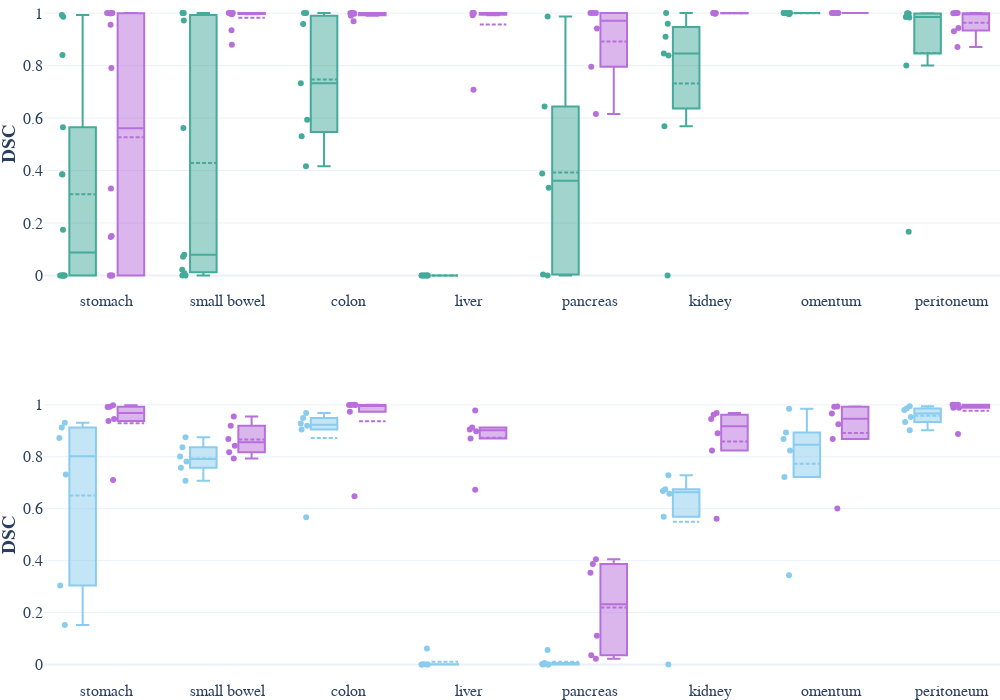

The notebook cell this image was saved under:
### Code cell
fig = make_subplots(
    rows=2,
    cols=1,
    shared_xaxes=True,
    vertical_spacing=0.15,
)

metric_name = "dice_metric"
network_renaming = {
    "baseline_pig": "baseline",
    "baseline_rat": "baseline",
    "projected-ICG_rat2pig": "xeno-learning",
    "projected-ICG_pig2rat": "xeno-learning",
}


def add_species(species: str, row: int, col: int) -> go.Figure:
    for network in df["network"].unique():
        if "baseline" in network:
            color = settings_species.species_colors[species]
        else:
            color = settings_species.xeno_learning_color

        network_short = network_renaming.get(network, network)

        for l, label_name in enumerate(df["label_name"].unique()):
            df_label = df[(df["species"] == species) & (df["label_name"] == label_name) & (df["network"] == network)]
            fig.add_trace(
                go.Box(
                    y=df_label[metric_name],
                    x=[settings_rat.labels_paper_renaming.get(label_name, label_name)] * len(df_label[metric_name]),
                    offsetgroup=network_short,
                    text=df_label["label_name"],
                    boxpoints="all",
                    boxmean=True,
                    name=network_short,
                    marker_color=color,
                    hovertext=df_label["subject_name"],
                    legendgroup=network_short,
                    showlegend=False,
                ),
                row=row,
                col=col,
            )

    return fig


add_species("pig", row=1, col=1)
add_species("rat", row=2, col=1)

fig.update_annotations(xanchor="left", x=0)
fig.update_yaxes(title_standoff=12)
fig.update_yaxes(tickfont=dict(size=16))
fig.update_xaxes(tickfont=dict(size=16))
xmin = -0.52
xmax = len(settings_species.icg_labels) - 0.6
fig.update_layout(
    yaxis_range=[-0.05, 1.05],
    xaxis_range=[xmin, xmax],
    xaxis_autorangeoptions_minallowed=xmin,
    xaxis_autorangeoptions_maxallowed=xmax,
)
fig.update_layout(boxmode="group", boxgap=0.2, boxgroupgap=0.45)
fig.update_layout(legend=dict(orientation="h", yanchor="bottom", y=1.01, xanchor="center", x=0.5))
fig.update_layout(
    template="plotly_white",
    height=700,
    width=1000,
    font_family="Libertinus Sans",
    font_size=16,
    margin=dict(l=0, r=0, b=0, t=0),
)
fig.update_xaxes(showticklabels=True)
fig.update_yaxes(title="<b>DSC</b>", title_standoff=10)
fig.write_image(settings_species.paper_dir / "icg_performance.pdf")
fig

### Figure 1 — Plotly figure (JSON) as saved in the notebook; plotly's stock layout.template omitted (floating-point values rounded to 4 significant figures)
{"data": [{"boxmean": true, "boxpoints": "all", "hovertext": ["P005", "P113", "P105", "P104", "P102", "P101", "P076", "P027", "P025", "P103", "P013", "P008", "P007", "P006"], "legendgroup": "baseline", "marker": {"color": "#44AA99"}, "name": "baseline", "offsetgroup": "baseline", "showlegend": false, "text": ["stomach", "stomach", "stomach", "stomach", "stomach", "stomach", "stomach", "stomach", "stomach", "stomach", "stomach", "stomach", "stomach", "stomach"], "type": "box", "x": ["stomach", "stomach", "stomach", "stomach", "stomach", "stomach", "stomach", "stomach", "stomach", "stomach", "stomach", "stomach", "stomach", "stomach"], "xaxis": "x", "y": [0.0, 0.1746, 0.5649, 0.8403, 0.9928, 0.3858, 0.3847, 0.0, 0.0, 0.9862, 0.0, 0.0, 0.0, 0.0], "yaxis": "y"}, {"boxmean": true, "boxpoints": "all", "hovertext": ["P014", "P103", "P105", "P102", "P013", "P005", "P113", "P104", "P006", "P101", "P076"], "legendgroup": "baseline", "marker": {"color": "#44AA99"}, "name": "baseline", "offsetgroup": "baseline", "showlegend": false, "text": ["small_bowel", "small_bowel", "small_bowel", "small_bowel", "small_bowel", "small_bowel", "small_bowel", "small_bowel", "small_bowel", "small_bowel", "small_bowel"], "type": "box", "x": ["small bowel", "small bowel", "small bowel", "small bowel", "small bowel", "small bowel", "small bowel", "small bowel", "small bowel", "small bowel", "small bowel"], "xaxis": "x", "y": [1.0, 0.5621, 0.02212, 0.07895, 1.0, 0.9715, 0.07162, 0.0, 1.0, 0.0, 0.008384], "yaxis": "y"}, {"boxmean": true, "boxpoints": "all", "hovertext": ["P101", "P076", "P105", "P113", "P103", "P104", "P102"], "legendgroup": "baseline", "marker": {"color": "#44AA99"}, "name": "baseline", "offsetgroup": "baseline", "showlegend": false, "text": ["colon", "colon", "colon", "colon", "colon", "colon", "colon"], "type": "box", "x": ["colon", "colon", "colon", "colon", "colon", "colon", "colon"], "xaxis": "x", "y": [1.0, 0.4162, 1.0, 0.7322, 0.5939, 0.9582, 0.5305], "yaxis": "y"}, {"boxmean": true, "boxpoints": "all", "hovertext": ["P102", "P105", "P103", "P113", "P101", "P076", "P104"], "legendgroup": "baseline", "marker": {"color": "#44AA99"}, "name": "baseline", "offsetgroup": "baseline", "showlegend": false, "text": ["liver", "liver", "liver", "liver", "liver", "liver", "liver"], "type": "box", "x": ["liver", "liver", "liver", "liver", "liver", "liver", "liver"], "xaxis": "x", "y": [0.0, 0.0, 0.0, 0.0, 0.0, 0.0, 0.0], "yaxis": "y"}, {"boxmean": true, "boxpoints": "all", "hovertext": ["P103", "P102", "P113", "P101", "P104", "P105"], "legendgroup": "baseline", "marker": {"color": "#44AA99"}, "name": "baseline", "offsetgroup": "baseline", "showlegend": false, "text": ["pancreas", "pancreas", "pancreas", "pancreas", "pancreas", "pancreas"], "type": "box", "x": ["pancreas", "pancreas", "pancreas", "pancreas", "pancreas", "pancreas"], "xaxis": "x", "y": [0.9871, 0.644, 0.003586, 0.3339, 0.3889, 0.0], "yaxis": "y"}, {"boxmean": true, "boxpoints": "all", "hovertext": ["P104", "P005", "P113", "P105", "P103", "P101", "P102"], "legendgroup": "baseline", "marker": {"color": "#44AA99"}, "name": "baseline", "offsetgroup": "baseline", "showlegend": false, "text": ["kidney", "kidney", "kidney", "kidney", "kidney", "kidney", "kidney"], "type": "box", "x": ["kidney", "kidney", "kidney", "kidney", "kidney", "kidney", "kidney"], "xaxis": "x", "y": [0.9597, 1.0, 0.0, 0.9094, 0.5688, 0.8387, 0.8459], "yaxis": "y"}, {"boxmean": true, "boxpoints": "all", "hovertext": ["P102", "P105", "P113", "P101", "P104", "P103"], "legendgroup": "baseline", "marker": {"color": "#44AA99"}, "name": "baseline", "offsetgroup": "baseline", "showlegend": false, "text": ["omentum", "omentum", "omentum", "omentum", "omentum", "omentum"], "type": "box", "x": ["omentum", "omentum", "omentum", "omentum", "omentum", "omentum"], "xaxis": "x", "y": [1.0, 1.0, 0.9952, 1.0, 1.0, 1.0], "yaxis": "y"}, {"boxmean": true, "boxpoints": "all", "hovertext": ["P101", "P105", "P104", "P102", "P103", "P076", "P113"], "legendgroup": "baseline", "marker": {"color": "#44AA99"}, "name": "baseline", "offsetgroup": "baseline", "showlegend": false, "text": ["peritoneum", "peritoneum", "peritoneum", "peritoneum", "peritoneum", "peritoneum", "peritoneum"], "type": "box", "x": ["peritoneum", "peritoneum", "peritoneum", "peritoneum", "peritoneum", "peritoneum", "peritoneum"], "xaxis": "x", "y": [0.9855, 0.9985, 0.9834, 0.9998, 0.9988, 0.1669, 0.8006], "yaxis": "y"}, {"boxmean": true, "boxpoints": "all", "hovertext": [], "legendgroup": "baseline", "marker": {"color": "#44AA99"}, "name": "baseline", "offsetgroup": "baseline", "showlegend": false, "text": [], "type": "box", "x": [], "xaxis": "x", "y": [], "yaxis": "y"}, {"boxmean": true, "boxpoints": "all", "hovertext": [], "legendgroup": "baseline", "marker": {"color": "#44AA99"}, "name": "baseline", "offsetgroup": "baseline", "showlegend": false, "text": [], "type": "box", "x": [], "xaxis": "x", "y": [], "yaxis": "y"}, {"boxmean": true, "boxpoints": "all", "hovertext": [], "legendgroup": "baseline", "marker": {"color": "#44AA99"}, "name": "baseline", "offsetgroup": "baseline", "showlegend": false, "text": [], "type": "box", "x": [], "xaxis": "x", "y": [], "yaxis": "y"}, {"boxmean": true, "boxpoints": "all", "hovertext": [], "legendgroup": "baseline", "marker": {"color": "#44AA99"}, "name": "baseline", "offsetgroup": "baseline", "showlegend": false, "text": [], "type": "box", "x": [], "xaxis": "x", "y": [], "yaxis": "y"}, {"boxmean": true, "boxpoints": "all", "hovertext": [], "legendgroup": "baseline", "marker": {"color": "#44AA99"}, "name": "baseline", "offsetgroup": "baseline", "showlegend": false, "text": [], "type": "box", "x": [], "xaxis": "x", "y": [], "yaxis": "y"}, {"boxmean": true, "boxpoints": "all", "hovertext": [], "legendgroup": "baseline", "marker": {"color": "#44AA99"}, "name": "baseline", "offsetgroup": "baseline", "showlegend": false, "text": [], "type": "box", "x": [], "xaxis": "x", "y": [], "yaxis": "y"}, {"boxmean": true, "boxpoints": "all", "hovertext": [], "legendgroup": "baseline", "marker": {"color": "#44AA99"}, "name": "baseline", "offsetgroup": "baseline", "showlegend": false, "text": [], "type": "box", "x": [], "xaxis": "x", "y": [], "yaxis": "y"}, {"boxmean": true, "boxpoints": "all", "hovertext": [], "legendgroup": "baseline", "marker": {"color": "#44AA99"}, "name": "baseline", "offsetgroup": "baseline", "showlegend": false, "text": [], "type": "box", "x": [], "xaxis": "x", "y": [], "yaxis": "y"}, {"boxmean": true, "boxpoints": "all", "hovertext": ["P005", "P113", "P105", "P104", "P102", "P101", "P076", "P027", "P025", "P103", "P013", "P008", "P007", "P006"], "legendgroup": "xeno-learning", "marker": {"color": "#b86fdc"}, "name": "xeno-learning", "offsetgroup": "xeno-learning", "showlegend": false, "text": ["stomach", "stomach", "stomach", "stomach", "stomach", "stomach", "stomach", "stomach", "stomach", "stomach", "stomach", "stomach", "stomach", "stomach"], "type": "box", "x": ["stomach", "stomach", "stomach", "stomach", "stomach", "stomach", "stomach", "stomach", "stomach", "stomach", "stomach", "stomach", "stomach", "stomach"], "xaxis": "x", "y": [0.1505, 0.956, 0.9991, 1.0, 1.0, 1.0, 0.7909, 0.1467, 0.0, 0.9999, 0.0, 0.0, 0.0, 0.3317], "yaxis": "y"}, {"boxmean": true, "boxpoints": "all", "hovertext": ["P014", "P103", "P105", "P102", "P013", "P005", "P113", "P104", "P006", "P101", "P076"], "legendgroup": "xeno-learning", "marker": {"color": "#b86fdc"}, "name": "xeno-learning", "offsetgroup": "xeno-learning", "showlegend": false, "text": ["small_bowel", "small_bowel", "small_bowel", "small_bowel", "small_bowel", "small_bowel", "small_bowel", "small_bowel", "small_bowel", "small_bowel", "small_bowel"], "type": "box", "x": ["small bowel", "small bowel", "small bowel", "small bowel", "small bowel", "small bowel", "small bowel", "small bowel", "small bowel", "small bowel", "small bowel"], "xaxis": "x", "y": [1.0, 1.0, 0.9961, 0.9968, 1.0, 0.9997, 0.8794, 0.9347, 1.0, 1.0, 1.0], "yaxis": "y"}, {"boxmean": true, "boxpoints": "all", "hovertext": ["P101", "P076", "P105", "P113", "P103", "P104", "P102"], "legendgroup": "xeno-learning", "marker": {"color": "#b86fdc"}, "name": "xeno-learning", "offsetgroup": "xeno-learning", "showlegend": false, "text": ["colon", "colon", "colon", "colon", "colon", "colon", "colon"], "type": "box", "x": ["colon", "colon", "colon", "colon", "colon", "colon", "colon"], "xaxis": "x", "y": [1.0, 0.9995, 0.9979, 0.9688, 1.0, 1.0, 0.9902], "yaxis": "y"}, {"boxmean": true, "boxpoints": "all", "hovertext": ["P102", "P105", "P103", "P113", "P101", "P076", "P104"], "legendgroup": "xeno-learning", "marker": {"color": "#b86fdc"}, "name": "xeno-learning", "offsetgroup": "xeno-learning", "showlegend": false, "text": ["liver", "liver", "liver", "liver", "liver", "liver", "liver"], "type": "box", "x": ["liver", "liver", "liver", "liver", "liver", "liver", "liver"], "xaxis": "x", "y": [1.0, 0.9999, 1.0, 0.9916, 1.0, 0.7076, 1.0], "yaxis": "y"}, {"boxmean": true, "boxpoints": "all", "hovertext": ["P103", "P102", "P113", "P101", "P104", "P105"], "legendgroup": "xeno-learning", "marker": {"color": "#b86fdc"}, "name": "xeno-learning", "offsetgroup": "xeno-learning", "showlegend": false, "text": ["pancreas", "pancreas", "pancreas", "pancreas", "pancreas", "pancreas"], "type": "box", "x": ["pancreas", "pancreas", "pancreas", "pancreas", "pancreas", "pancreas"], "xaxis": "x", "y": [1.0, 1.0, 0.9412, 0.6152, 1.0, 0.7957], "yaxis": "y"}, {"boxmean": true, "boxpoints": "all", "hovertext": ["P104", "P005", "P113", "P105", "P103", "P101", "P102"], "legendgroup": "xeno-learning", "marker": {"color": "#b86fdc"}, "name": "xeno-learning", "offsetgroup": "xeno-learning", "showlegend": false, "text": ["kidney", "kidney", "kidney", "kidney", "kidney", "kidney", "kidney"], "type": "box", "x": ["kidney", "kidney", "kidney", "kidney", "kidney", "kidney", "kidney"], "xaxis": "x", "y": [0.9999, 1.0, 0.9997, 0.9973, 1.0, 1.0, 1.0], "yaxis": "y"}, {"boxmean": true, "boxpoints": "all", "hovertext": ["P102", "P105", "P113", "P101", "P104", "P103"], "legendgroup": "xeno-learning", "marker": {"color": "#b86fdc"}, "name": "xeno-learning", "offsetgroup": "xeno-learning", "showlegend": false, "text": ["omentum", "omentum", "omentum", "omentum", "omentum", "omentum"], "type": "box", "x": ["omentum", "omentum", "omentum", "omentum", "omentum", "omentum"], "xaxis": "x", "y": [1.0, 1.0, 1.0, 1.0, 1.0, 1.0], "yaxis": "y"}, {"boxmean": true, "boxpoints": "all", "hovertext": ["P101", "P105", "P104", "P102", "P103", "P076", "P113"], "legendgroup": "xeno-learning", "marker": {"color": "#b86fdc"}, "name": "xeno-learning", "offsetgroup": "xeno-learning", "showlegend": false, "text": ["peritoneum", "peritoneum", "peritoneum", "peritoneum", "peritoneum", "peritoneum", "peritoneum"], "type": "box", "x": ["peritoneum", "peritoneum", "peritoneum", "peritoneum", "peritoneum", "peritoneum", "peritoneum"], "xaxis": "x", "y": [0.8707, 1.0, 1.0, 0.9998, 0.9999, 0.931, 0.9436], "yaxis": "y"}, {"boxmean": true, "boxpoints": "all", "hovertext": [], "legendgroup": "xeno-learning", "marker": {"color": "#b86fdc"}, "name": "xeno-learning", "offsetgroup": "xeno-learning", "showlegend": false, "text": [], "type": "box", "x": [], "xaxis": "x", "y": [], "yaxis": "y"}, {"boxmean": true, "boxpoints": "all", "hovertext": [], "legendgroup": "xeno-learning", "marker": {"color": "#b86fdc"}, "name": "xeno-learning", "offsetgroup": "xeno-learning", "showlegend": false, "text": [], "type": "box", "x": [], "xaxis": "x", "y": [], "yaxis": "y"}, {"boxmean": true, "boxpoints": "all", "hovertext": [], "legendgroup": "xeno-learning", "marker": {"color": "#b86fdc"}, "name": "xeno-learning", "offsetgroup": "xeno-learning", "showlegend": false, "text": [], "type": "box", "x": [], "xaxis": "x", "y": [], "yaxis": "y"}, {"boxmean": true, "boxpoints": "all", "hovertext": [], "legendgroup": "xeno-learning", "marker": {"color": "#b86fdc"}, "name": "xeno-learning", "offsetgroup": "xeno-learning", "showlegend": false, "text": [], "type": "box", "x": [], "xaxis": "x", "y": [], "yaxis": "y"}, {"boxmean": true, "boxpoints": "all", "hovertext": [], "legendgroup": "xeno-learning", "marker": {"color": "#b86fdc"}, "name": "xeno-learning", "offsetgroup": "xeno-learning", "showlegend": false, "text": [], "type": "box", "x": [], "xaxis": "x", "y": [], "yaxis": "y"}, {"boxmean": true, "boxpoints": "all", "hovertext": [], "legendgroup": "xeno-learning", "marker": {"color": "#b86fdc"}, "name": "xeno-learning", "offsetgroup": "xeno-learning", "showlegend": false, "text": [], "type": "box", "x": [], "xaxis": "x", "y": [], "yaxis": "y"}, {"boxmean": true, "boxpoints": "all", "hovertext": [], "legendgroup": "xeno-learning", "marker": {"color": "#b86fdc"}, "name": "xeno-learning", "offsetgroup": "xeno-learning", "showlegend": false, "text": [], "type": "box", "x": [], "xaxis": "x", "y": [], "yaxis": "y"}, {"boxmean": true, "boxpoints": "all", "hovertext": [], "legendgroup": "xeno-learning", "marker": {"color": "#b86fdc"}, "name": "xeno-learning", "offsetgroup": "xeno-learning", "showlegend": false, "text": [], "type": "box", "x": [], "xaxis": "x", "y": [], "yaxis": "y"}, {"boxmean": true, "boxpoints": "all", "hovertext": [], "legendgroup": "baseline", "marker": {"color": "#89CCED"}, "name": "baseline", "offsetgroup": "baseline", "showlegend": false, "text": [], "type": "box", "x": [], "xaxis": "x2", "y": [], "yaxis": "y2"}, {"boxmean": true, "boxpoints": "all", "hovertext": [], "legendgroup": "baseline", "marker": {"color": "#89CCED"}, "name": "baseline", "offsetgroup": "baseline", "showlegend": false, "text": [], "type": "box", "x": [], "xaxis": "x2", "y": [], "yaxis": "y2"}, {"boxmean": true, "boxpoints": "all", "hovertext": [], "legendgroup": "baseline", "marker": {"color": "#89CCED"}, "name": "baseline", "offsetgroup": "baseline", "showlegend": false, "text": [], "type": "box", "x": [], "xaxis": "x2", "y": [], "yaxis": "y2"}, {"boxmean": true, "boxpoints": "all", "hovertext": [], "legendgroup": "baseline", "marker": {"color": "#89CCED"}, "name": "baseline", "offsetgroup": "baseline", "showlegend": false, "text": [], "type": "box", "x": [], "xaxis": "x2", "y": [], "yaxis": "y2"}, {"boxmean": true, "boxpoints": "all", "hovertext": [], "legendgroup": "baseline", "marker": {"color": "#89CCED"}, "name": "baseline", "offsetgroup": "baseline", "showlegend": false, "text": [], "type": "box", "x": [], "xaxis": "x2", "y": [], "yaxis": "y2"}, {"boxmean": true, "boxpoints": "all", "hovertext": [], "legendgroup": "baseline", "marker": {"color": "#89CCED"}, "name": "baseline", "offsetgroup": "baseline", "showlegend": false, "text": [], "type": "box", "x": [], "xaxis": "x2", "y": [], "yaxis": "y2"}, {"boxmean": true, "boxpoints": "all", "hovertext": [], "legendgroup": "baseline", "marker": {"color": "#89CCED"}, "name": "baseline", "offsetgroup": "baseline", "showlegend": false, "text": [], "type": "box", "x": [], "xaxis": "x2", "y": [], "yaxis": "y2"}, {"boxmean": true, "boxpoints": "all", "hovertext": [], "legendgroup": "baseline", "marker": {"color": "#89CCED"}, "name": "baseline", "offsetgroup": "baseline", "showlegend": false, "text": [], "type": "box", "x": [], "xaxis": "x2", "y": [], "yaxis": "y2"}, {"boxmean": true, "boxpoints": "all", "hovertext": ["R043", "R046", "R047", "R048", "R044", "R045"], "legendgroup": "baseline", "marker": {"color": "#89CCED"}, "name": "baseline", "offsetgroup": "baseline", "showlegend": false, "text": ["stomach", "stomach", "stomach", "stomach", "stomach", "stomach"], "type": "box", "x": ["stomach", "stomach", "stomach", "stomach", "stomach", "stomach"], "xaxis": "x2", "y": [0.931, 0.9125, 0.872, 0.3042, 0.1521, 0.7314], "yaxis": "y2"}, {"boxmean": true, "boxpoints": "all", "hovertext": ["R047", "R045", "R044", "R046", "R043", "R048"], "legendgroup": "baseline", "marker": {"color": "#89CCED"}, "name": "baseline", "offsetgroup": "baseline", "showlegend": false, "text": ["small_bowel", "small_bowel", "small_bowel", "small_bowel", "small_bowel", "small_bowel"], "type": "box", "x": ["small bowel", "small bowel", "small bowel", "small bowel", "small bowel", "small bowel"], "xaxis": "x2", "y": [0.8757, 0.7076, 0.7576, 0.7823, 0.8371, 0.801], "yaxis": "y2"}, {"boxmean": true, "boxpoints": "all", "hovertext": ["R047", "R043", "R044", "R046", "R048", "R045"], "legendgroup": "baseline", "marker": {"color": "#89CCED"}, "name": "baseline", "offsetgroup": "baseline", "showlegend": false, "text": ["colon", "colon", "colon", "colon", "colon", "colon"], "type": "box", "x": ["colon", "colon", "colon", "colon", "colon", "colon"], "xaxis": "x2", "y": [0.9489, 0.928, 0.5673, 0.9687, 0.9047, 0.9192], "yaxis": "y2"}, {"boxmean": true, "boxpoints": "all", "hovertext": ["R047", "R046", "R045", "R048", "R044", "R043"], "legendgroup": "baseline", "marker": {"color": "#89CCED"}, "name": "baseline", "offsetgroup": "baseline", "showlegend": false, "text": ["liver", "liver", "liver", "liver", "liver", "liver"], "type": "box", "x": ["liver", "liver", "liver", "liver", "liver", "liver"], "xaxis": "x2", "y": [0.000867, 0.06203, 0.0, 0.0, 0.0, 0.0], "yaxis": "y2"}, {"boxmean": true, "boxpoints": "all", "hovertext": ["R045", "R047", "R043", "R048", "R044", "R046"], "legendgroup": "baseline", "marker": {"color": "#89CCED"}, "name": "baseline", "offsetgroup": "baseline", "showlegend": false, "text": ["pancreas", "pancreas", "pancreas", "pancreas", "pancreas", "pancreas"], "type": "box", "x": ["pancreas", "pancreas", "pancreas", "pancreas", "pancreas", "pancreas"], "xaxis": "x2", "y": [0.05586, 0.001835, 0.0, 0.0, 0.0, 0.006547], "yaxis": "y2"}, {"boxmean": true, "boxpoints": "all", "hovertext": ["R045", "R048", "R044", "R043", "R047", "R046"], "legendgroup": "baseline", "marker": {"color": "#89CCED"}, "name": "baseline", "offsetgroup": "baseline", "showlegend": false, "text": ["kidney", "kidney", "kidney", "kidney", "kidney", "kidney"], "type": "box", "x": ["kidney", "kidney", "kidney", "kidney", "kidney", "kidney"], "xaxis": "x2", "y": [0.569, 0.6577, 0.0, 0.675, 0.6688, 0.7285], "yaxis": "y2"}, {"boxmean": true, "boxpoints": "all", "hovertext": ["R047", "R046", "R048", "R045", "R044", "R043"], "legendgroup": "baseline", "marker": {"color": "#89CCED"}, "name": "baseline", "offsetgroup": "baseline", "showlegend": false, "text": ["omentum", "omentum", "omentum", "omentum", "omentum", "omentum"], "type": "box", "x": ["omentum", "omentum", "omentum", "omentum", "omentum", "omentum"], "xaxis": "x2", "y": [0.8685, 0.8938, 0.8245, 0.7223, 0.344, 0.9847], "yaxis": "y2"}, {"boxmean": true, "boxpoints": "all", "hovertext": ["R045", "R046", "R044", "R043", "R047", "R048"], "legendgroup": "baseline", "marker": {"color": "#89CCED"}, "name": "baseline", "offsetgroup": "baseline", "showlegend": false, "text": ["peritoneum", "peritoneum", "peritoneum", "peritoneum", "peritoneum", "peritoneum"], "type": "box", "x": ["peritoneum", "peritoneum", "peritoneum", "peritoneum", "peritoneum", "peritoneum"], "xaxis": "x2", "y": [0.9943, 0.9801, 0.9856, 0.9534, 0.9023, 0.9344], "yaxis": "y2"}, {"boxmean": true, "boxpoints": "all", "hovertext": [], "legendgroup": "xeno-learning", "marker": {"color": "#b86fdc"}, "name": "xeno-learning", "offsetgroup": "xeno-learning", "showlegend": false, "text": [], "type": "box", "x": [], "xaxis": "x2", "y": [], "yaxis": "y2"}, {"boxmean": true, "boxpoints": "all", "hovertext": [], "legendgroup": "xeno-learning", "marker": {"color": "#b86fdc"}, "name": "xeno-learning", "offsetgroup": "xeno-learning", "showlegend": false, "text": [], "type": "box", "x": [], "xaxis": "x2", "y": [], "yaxis": "y2"}, {"boxmean": true, "boxpoints": "all", "hovertext": [], "legendgroup": "xeno-learning", "marker": {"color": "#b86fdc"}, "name": "xeno-learning", "offsetgroup": "xeno-learning", "showlegend": false, "text": [], "type": "box", "x": [], "xaxis": "x2", "y": [], "yaxis": "y2"}, {"boxmean": true, "boxpoints": "all", "hovertext": [], "legendgroup": "xeno-learning", "marker": {"color": "#b86fdc"}, "name": "xeno-learning", "offsetgroup": "xeno-learning", "showlegend": false, "text": [], "type": "box", "x": [], "xaxis": "x2", "y": [], "yaxis": "y2"}, {"boxmean": true, "boxpoints": "all", "hovertext": [], "legendgroup": "xeno-learning", "marker": {"color": "#b86fdc"}, "name": "xeno-learning", "offsetgroup": "xeno-learning", "showlegend": false, "text": [], "type": "box", "x": [], "xaxis": "x2", "y": [], "yaxis": "y2"}, {"boxmean": true, "boxpoints": "all", "hovertext": [], "legendgroup": "xeno-learning", "marker": {"color": "#b86fdc"}, "name": "xeno-learning", "offsetgroup": "xeno-learning", "showlegend": false, "text": [], "type": "box", "x": [], "xaxis": "x2", "y": [], "yaxis": "y2"}, {"boxmean": true, "boxpoints": "all", "hovertext": [], "legendgroup": "xeno-learning", "marker": {"color": "#b86fdc"}, "name": "xeno-learning", "offsetgroup": "xeno-learning", "showlegend": false, "text": [], "type": "box", "x": [], "xaxis": "x2", "y": [], "yaxis": "y2"}, {"boxmean": true, "boxpoints": "all", "hovertext": [], "legendgroup": "xeno-learning", "marker": {"color": "#b86fdc"}, "name": "xeno-learning", "offsetgroup": "xeno-learning", "showlegend": false, "text": [], "type": "box", "x": [], "xaxis": "x2", "y": [], "yaxis": "y2"}, {"boxmean": true, "boxpoints": "all", "hovertext": ["R043", "R046", "R047", "R048", "R044", "R045"], "legendgroup": "xeno-learning", "marker": {"color": "#b86fdc"}, "name": "xeno-learning", "offsetgroup": "xeno-learning", "showlegend": false, "text": ["stomach", "stomach", "stomach", "stomach", "stomach", "stomach"], "type": "box", "x": ["stomach", "stomach", "stomach", "stomach", "stomach", "stomach"], "xaxis": "x2", "y": [0.998, 0.9914, 0.9928, 0.7106, 0.9453, 0.9376], "yaxis": "y2"}, {"boxmean": true, "boxpoints": "all", "hovertext": ["R047", "R045", "R044", "R046", "R043", "R048"], "legendgroup": "xeno-learning", "marker": {"color": "#b86fdc"}, "name": "xeno-learning", "offsetgroup": "xeno-learning", "showlegend": false, "text": ["small_bowel", "small_bowel", "small_bowel", "small_bowel", "small_bowel", "small_bowel"], "type": "box", "x": ["small bowel", "small bowel", "small bowel", "small bowel", "small bowel", "small bowel"], "xaxis": "x2", "y": [0.9196, 0.8174, 0.8426, 0.9555, 0.8685, 0.7937], "yaxis": "y2"}, {"boxmean": true, "boxpoints": "all", "hovertext": ["R047", "R043", "R044", "R046", "R048", "R045"], "legendgroup": "xeno-learning", "marker": {"color": "#b86fdc"}, "name": "xeno-learning", "offsetgroup": "xeno-learning", "showlegend": false, "text": ["colon", "colon", "colon", "colon", "colon", "colon"], "type": "box", "x": ["colon", "colon", "colon", "colon", "colon", "colon"], "xaxis": "x2", "y": [1.0, 0.9997, 0.9998, 0.9998, 0.6479, 0.9736], "yaxis": "y2"}, {"boxmean": true, "boxpoints": "all", "hovertext": ["R047", "R046", "R045", "R048", "R044", "R043"], "legendgroup": "xeno-learning", "marker": {"color": "#b86fdc"}, "name": "xeno-learning", "offsetgroup": "xeno-learning", "showlegend": false, "text": ["liver", "liver", "liver", "liver", "liver", "liver"], "type": "box", "x": ["liver", "liver", "liver", "liver", "liver", "liver"], "xaxis": "x2", "y": [0.9053, 0.8986, 0.8707, 0.9126, 0.6731, 0.9787], "yaxis": "y2"}, {"boxmean": true, "boxpoints": "all", "hovertext": ["R045", "R047", "R043", "R048", "R044", "R046"], "legendgroup": "xeno-learning", "marker": {"color": "#b86fdc"}, "name": "xeno-learning", "offsetgroup": "xeno-learning", "showlegend": false, "text": ["pancreas", "pancreas", "pancreas", "pancreas", "pancreas", "pancreas"], "type": "box", "x": ["pancreas", "pancreas", "pancreas", "pancreas", "pancreas", "pancreas"], "xaxis": "x2", "y": [0.02248, 0.1114, 0.3874, 0.03588, 0.4056, 0.3539], "yaxis": "y2"}, {"boxmean": true, "boxpoints": "all", "hovertext": ["R045", "R048", "R044", "R043", "R047", "R046"], "legendgroup": "xeno-learning", "marker": {"color": "#b86fdc"}, "name": "xeno-learning", "offsetgroup": "xeno-learning", "showlegend": false, "text": ["kidney", "kidney", "kidney", "kidney", "kidney", "kidney"], "type": "box", "x": ["kidney", "kidney", "kidney", "kidney", "kidney", "kidney"], "xaxis": "x2", "y": [0.824, 0.9688, 0.5613, 0.9623, 0.8904, 0.9457], "yaxis": "y2"}, {"boxmean": true, "boxpoints": "all", "hovertext": ["R047", "R046", "R048", "R045", "R044", "R043"], "legendgroup": "xeno-learning", "marker": {"color": "#b86fdc"}, "name": "xeno-learning", "offsetgroup": "xeno-learning", "showlegend": false, "text": ["omentum", "omentum", "omentum", "omentum", "omentum", "omentum"], "type": "box", "x": ["omentum", "omentum", "omentum", "omentum", "omentum", "omentum"], "xaxis": "x2", "y": [0.9669, 0.9255, 0.8687, 0.6012, 0.9941, 0.9923], "yaxis": "y2"}, {"boxmean": true, "boxpoints": "all", "hovertext": ["R045", "R046", "R044", "R043", "R047", "R048"], "legendgroup": "xeno-learning", "marker": {"color": "#b86fdc"}, "name": "xeno-learning", "offsetgroup": "xeno-learning", "showlegend": false, "text": ["peritoneum", "peritoneum", "peritoneum", "peritoneum", "peritoneum", "peritoneum"], "type": "box", "x": ["peritoneum", "peritoneum", "peritoneum", "peritoneum", "peritoneum", "peritoneum"], "xaxis": "x2", "y": [0.9887, 1.0, 0.8877, 1.0, 0.989, 1.0], "yaxis": "y2"}], "layout": {"boxgap": 0.2, "boxgroupgap": 0.45, "boxmode": "group", "font": {"family": "Libertinus Sans", "size": 16}, "height": 700, "legend": {"orientation": "h", "x": 0.5, "xanchor": "center", "y": 1.01, "yanchor": "bottom"}, "margin": {"b": 0, "l": 0, "r": 0, "t": 0}, "width": 1000, "xaxis": {"anchor": "y", "autorangeoptions": {"maxallowed": 7.4, "minallowed": -0.52}, "domain": [0, 1], "matches": "x2", "range": [-0.52, 7.4], "showticklabels": true, "tickfont": {"size": 16}}, "xaxis2": {"anchor": "y2", "domain": [0, 1], "showticklabels": true, "tickfont": {"size": 16}}, "yaxis": {"anchor": "x", "domain": [0.575, 1], "range": [-0.05, 1.05], "tickfont": {"size": 16}, "title": {"standoff": 10, "text": "<b>DSC</b>"}}, "yaxis2": {"anchor": "x2", "domain": [0, 0.425], "tickfont": {"size": 16}, "title": {"standoff": 10, "text": "<b>DSC</b>"}}}}
